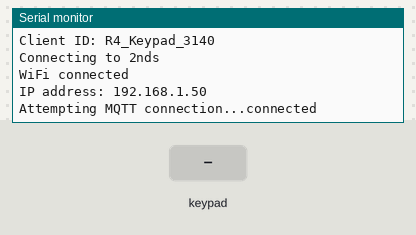
A sketch run on a simulated Arduino Uno R4 WiFi. Shown: the last lines printed to the serial monitor. Wiring (inferred from the names in the program): 4×4 keypad with keys 1 2 3 A 4 5 6 B 7 8 9 C * 0 # D: rows D9, D8, D7, D6; columns D5, D4, D3, D2. The test bench sets the inputs (shaded band). WiFi joins after 1.5 s; servers stay silent unless stated; random numbers use the default seed unless the sketch sets one; no MQTT or app messages arrive unless stated.

Above: at 3.7 s.
3.8 s: key '1' pressed
At 4.6 s:
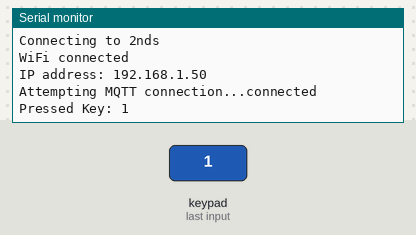
5.3 s: keypad keys 9 8 7 6 # pressed 0.4 s apart
At 8.1 s:
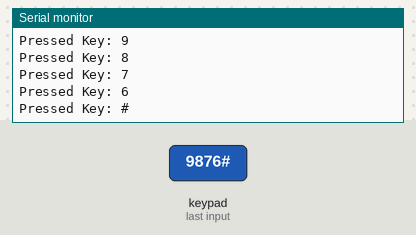
8.8 s: key 'A' pressed
At 9.6 s:
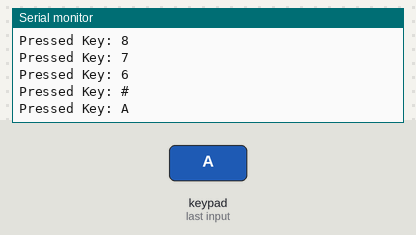
10.3 s: keypad keys 9 8 7 6 * pressed 0.4 s apart
At 13.1 s:
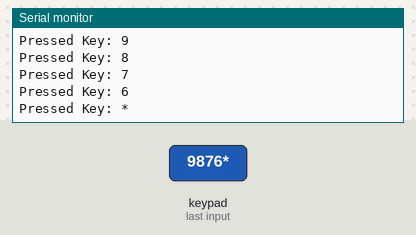
13.8 s: key 'B' pressed
At 14.5 s:
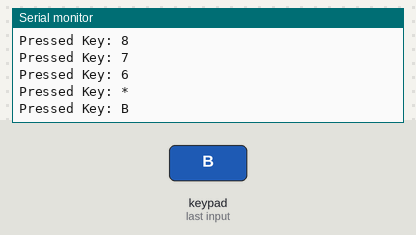
15.3 s: keypad keys 9 8 7 6 D pressed 0.4 s apart
At 18.1 s:
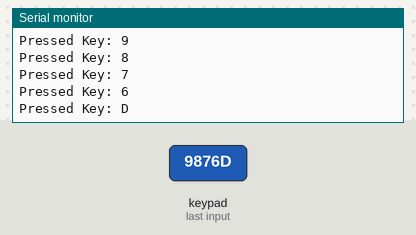
Timing chart, 0 to 19.6 s (numbered marks = the images above; inputs shaded):
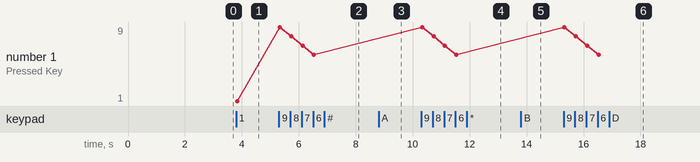

The sketch:

keypad_mqtt_v2.ino
```cpp
#include "WiFiS3.h"
#include <PubSubClient.h>

// 1. Wi-Fi
const char* ssid = "2nds";
const char* password = "2Ndsssssss";

// 2. MQTT Broker
const char* mqtt_server = "phycom.it.kmitl.ac.th";
const int mqtt_port = 1883;

// 3. Topic
const char* mqtt_topic = "68070175/keypad";

char mqtt_client_id[40];
WiFiClient espClient;
PubSubClient client(espClient);

// 4. Keypad 4x4 (manual scan, no Keypad library)
const char keys[4][4] = {
  {'1','2','3','A'},
  {'4','5','6','B'},
  {'7','8','9','C'},
  {'*','0','#','D'}
};
const byte rowPins[4] = {9, 8, 7, 6};
const byte colPins[4] = {5, 4, 3, 2};

const unsigned long DEBOUNCE_MS = 30;

bool lastRaw[4][4];
bool stableState[4][4];
unsigned long lastChange[4][4];

void setup_wifi() {
  Serial.println();
  Serial.print("Connecting to ");
  Serial.println(ssid);

  WiFi.begin(ssid, password);

  while (WiFi.status() != WL_CONNECTED) {
    delay(500);
    Serial.print(".");
  }

  Serial.println("");
  Serial.println("WiFi connected");
  Serial.print("IP address: ");
  Serial.println(WiFi.localIP());
}

void reconnect() {
  while (!client.connected()) {
    Serial.print("Attempting MQTT connection...");

    if (client.connect(mqtt_client_id)) {
      Serial.println("connected");
    } else {
      Serial.print("failed, rc=");
      Serial.print(client.state());
      Serial.println(" try again in 5 seconds");
      delay(5000);
    }
  }
}

// Returns the key char on a new, debounced press; otherwise 0
char scanKeypad() {
  char pressed = 0;
  unsigned long now = millis();

  for (byte r = 0; r < 4; r++) {
    pinMode(rowPins[r], OUTPUT);
    digitalWrite(rowPins[r], LOW);
    delayMicroseconds(50);               // let the lines settle

    for (byte c = 0; c < 4; c++) {
      bool raw = (digitalRead(colPins[c]) == LOW);

      if (raw != lastRaw[r][c]) {
        lastRaw[r][c] = raw;
        lastChange[r][c] = now;
      }

      if ((now - lastChange[r][c]) > DEBOUNCE_MS && stableState[r][c] != raw) {
        stableState[r][c] = raw;
        if (raw) pressed = keys[r][c];   // only on press, not release
      }
    }

    pinMode(rowPins[r], INPUT);          // back to high-Z
  }
  return pressed;
}

void setup() {
  Serial.begin(9600);
  delay(1000);
  Serial.println("KEYPAD MQTT v2 running");

  for (byte c = 0; c < 4; c++) pinMode(colPins[c], INPUT_PULLUP);
  for (byte r = 0; r < 4; r++) pinMode(rowPins[r], INPUT);

  randomSeed(analogRead(A0));
  int randomNum = random(1000, 9999);
  sprintf(mqtt_client_id, "R4_Keypad_%d", randomNum);

  Serial.print("Client ID: ");
  Serial.println(mqtt_client_id);

  setup_wifi();
  client.setServer(mqtt_server, mqtt_port);
}

void loop() {
  if (WiFi.status() != WL_CONNECTED) {
    setup_wifi();
  }
  if (!client.connected()) {
    reconnect();
  }
  client.loop();

  char key = scanKeypad();
  if (key) {
    Serial.print("Pressed Key: ");
    Serial.println(key);

    char payload[2] = {key, '\0'};
    client.publish(mqtt_topic, payload);
  }
}
```

Measured:
- after the input at 3.8 s, the serial monitor: prints a new line at once (image 1)
- after the input at 5.3 s, the serial monitor: prints a new line at once (image 2)
- after the input at 8.8 s, the serial monitor: prints a new line at once (image 3)
- after the input at 10.3 s, the serial monitor: prints a new line at once (image 4)
- after the input at 13.8 s, the serial monitor: prints a new line at once (image 5)
- after the input at 15.3 s, the serial monitor: prints a new line at once (image 6)
- plotted number 1: 1 → 6 after the input at 5.3 s
